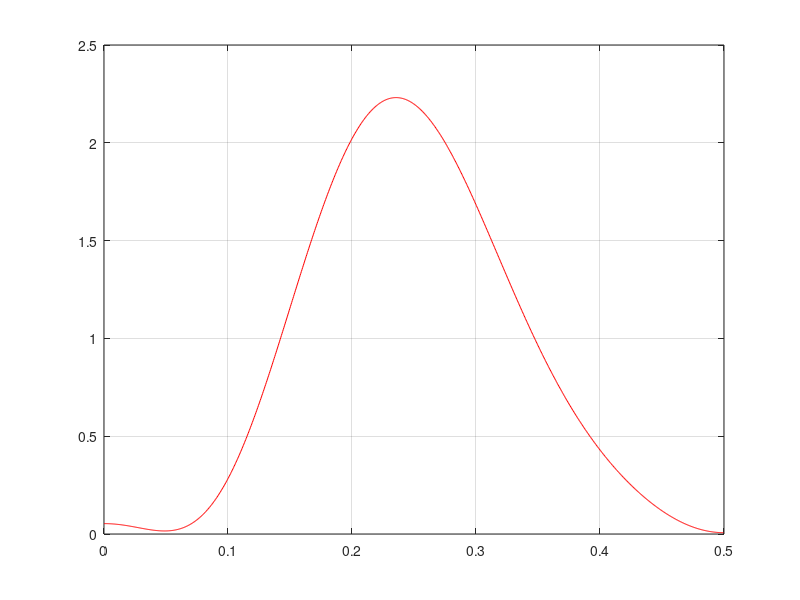

The MATLAB script that drew this image:
fs = 1;
fn = fs/2;

plotPoints = 1024;

writeFile = 1;

taps = 11;
order = taps-1;
wc = 0.025:0.05:0.275;
gain = 1./abs(sinc(wc).^3);
wc = [0.025:0.05:0.475];
gain = [ gain(1:(length(gain)-1)) gain((length(gain)-1):-1:1)];
bfilter = remez(order,2*[wc],[gain]);

[Hc,w] = freqz(bfilter,1,plotPoints,fs);
Hc = Hc + 1e-6;
figure(1);
hold off
plot(w,20*log10(abs(Hc)),'r'),grid

dcGain = sum(bfilter);
gainAdjust = 2^(ceil(log2(dcGain)) - log2(dcGain) - 1);
bfilter = gainAdjust .* bfilter;
bfilter = round((2^9).*bfilter);

if writeFile == 1
    fid = fopen('cicComp.coe','w');
    fprintf(fid,'radix=10;\n');
    fprintf(fid,'coefdata=\n');
    fprintf(fid,'%d,\n',bfilter(1:taps-1));
    fprintf(fid,'%d;\n',bfilter(taps));
    fclose(fid);
end



